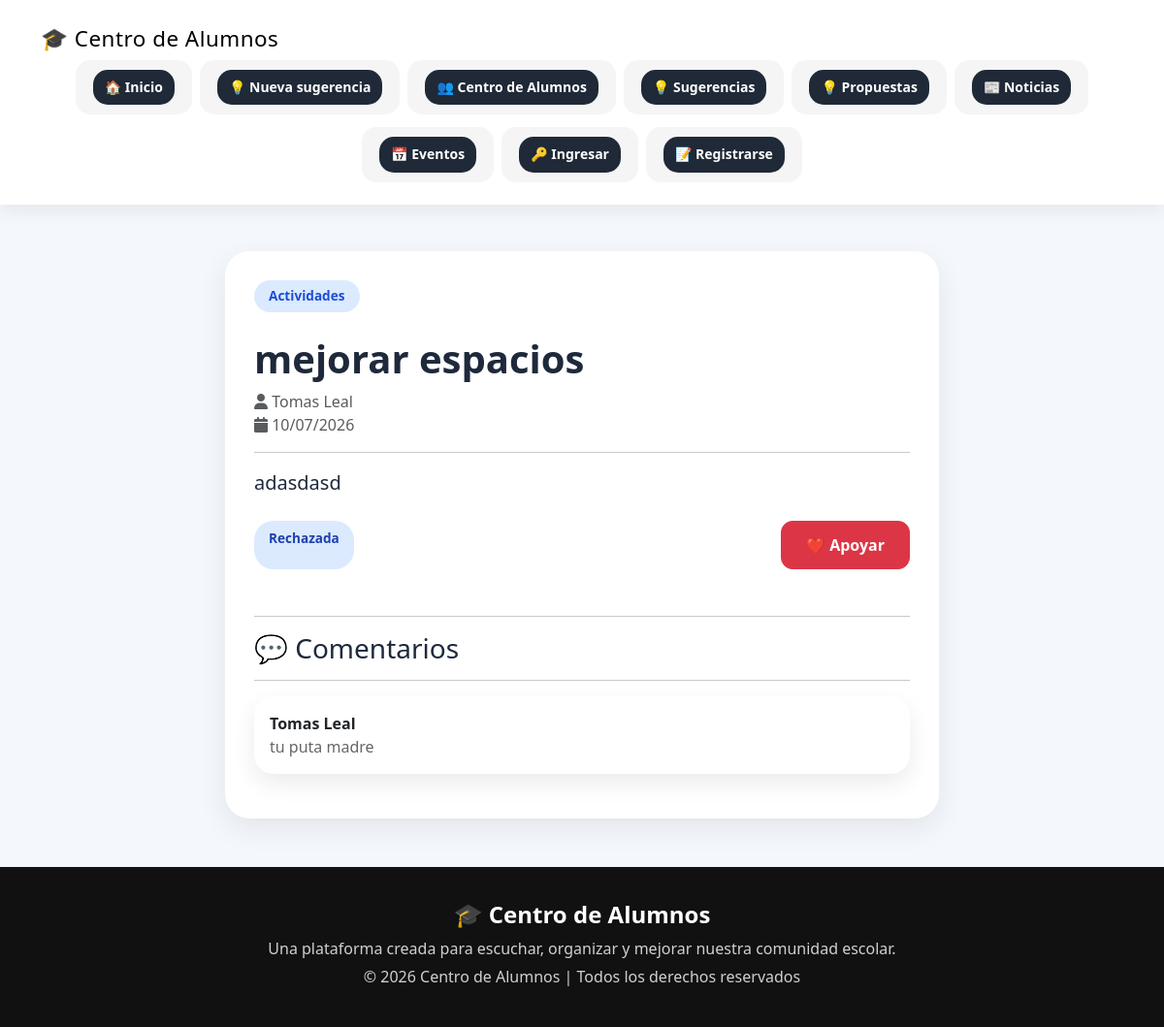
The app's page /sugerencias/1 with its own data.
### models.py (models this page shows, shortened)
class Sugerencia(db.Model):
    id = db.Column(
        db.Integer,
        primary_key=True
    )
    titulo = db.Column(
        db.String(200),
        nullable=False
    )
    descripcion = db.Column(
        db.Text,
        nullable=False
    )
    categoria = db.Column(
        db.String(100)
    )
    imagen = db.Column(
        db.String(200)
    )
    estado = db.Column(
        db.String(50),
        default="Pendiente"
    )
    fecha = db.Column(
        db.DateTime,
        default=datetime.utcnow
    )
    vistas = db.Column(
        db.Integer,
        default=0
    )
    usuario_id = db.Column(
        db.Integer,
        db.ForeignKey("usuario.id"),
        nullable=False
    )
    comentarios = db.relationship(
        "Comentario",
        backref="sugerencia",
        lazy=True,
        cascade="all, delete"
    )
    apoyos = db.relationship(
        "Apoyo",
        backref="sugerencia",
        lazy=True,
        cascade="all, delete"
    )

class Usuario(db.Model, UserMixin):
    id = db.Column(db.Integer, primary_key=True)
    nombre = db.Column(
        db.String(100),
        nullable=False
    )
    correo = db.Column(
        db.String(150),
        unique=True,
        nullable=False
    )
    contraseña = db.Column(
        db.String(200),
        nullable=False
    )
    curso = db.Column(
        db.String(50)
    )
    foto = db.Column(
        db.String(200),
        default="default.png"
    )
    administrador = db.Column(
        db.Boolean,
        default=False
    )
    rol = db.Column(
        db.String(50),
        default="Estudiante"
    )
    fecha_registro = db.Column(
        db.DateTime,
        default=datetime.utcnow
    )
    sugerencias = db.relationship(
        "Sugerencia",
        backref="autor",
        lazy=True
    )
    comentarios = db.relationship(
        "Comentario",
        backref="autor",
        lazy=True
    )

class Comentario(db.Model):
    id = db.Column(
        db.Integer,
        primary_key=True
    )
    contenido = db.Column(
        db.Text,
        nullable=False
    )
    fecha = db.Column(
        db.DateTime,
        default=datetime.utcnow
    )
    usuario_id = db.Column(
        db.Integer,
        db.ForeignKey("usuario.id")
    )
    sugerencia_id = db.Column(
        db.Integer,
        db.ForeignKey("sugerencia.id")
    )

### routes/sugerencias.py (the view)
@sugerencias.route("/sugerencias/<int:id>")
def detalle(id):
    sugerencia = Sugerencia.query.get_or_404(id)
    sugerencia.vistas += 1
    db.session.commit()
    return render_template(
        "detalle_sugerencia.html",
        sugerencia=sugerencia
    )

### templates/detalle_sugerencia.html (shortened to what this page needs)
{% extends "base.html" %}
{% block content %}
<section class="container mt-5 mb-5">
<div class="row justify-content-center">
<div class="col-lg-8">
<div class="suggestion-box">
<span class="category-badge">
{{ sugerencia.categoria }}
</span>
<h1 class="mt-4 fw-bold">
{{ sugerencia.titulo }}
</h1>
<p class="text-muted">
<i class="fa-solid fa-user"></i>
{{ sugerencia.autor.nombre }}
<br>
<i class="fa-solid fa-calendar"></i>
{{ sugerencia.fecha.strftime('%d/%m/%Y') }}
</p>
<hr>
<p class="fs-5">
{{ sugerencia.descripcion }}
</p>
<div class="d-flex justify-content-between mt-4">
<span class="status status-review">
{{ sugerencia.estado }}
</span>
<a href="/sugerencias/{{ sugerencia.id }}/apoyar"
class="btn btn-danger">
❤️ Apoyar
</a>
</div>
<hr class="mt-5">
<h3>
💬 Comentarios
</h3>
<hr>
{% for comentario in sugerencia.comentarios %}
<div class="card mb-3">
<div class="card-body">
<strong>
{{ comentario.autor.nombre }}
</strong>
<p class="mb-0">
{{ comentario.contenido }}
</p>
</div>
</div>
{% else %}
<p class="text-muted">
Todavía no hay comentarios.
</p>
{% endfor %}
</div>
</div>
</div>
</section>
{% endblock %}

### static/css/style.css (style rules this page uses)
* { margin:0; padding:0; box-sizing:border-box; }
body { font-family: "Segoe UI", Arial, sans-serif; background:#f4f7fb; color:#1e293b; min-height:100vh; }
.btn { border-radius:12px; transition:.3s; }
.card { border:none; border-radius:20px; overflow:hidden; box-shadow: 0 10px 25px rgba(0,0,0,.08); transition:.3s; }
.suggestion-box { background:white; border-radius:25px; padding:30px; box-shadow: 0 10px 30px rgba(0,0,0,.08); transition:.35s; height:100%; }
.category-badge { display:inline-block; background:#dbeafe; color:#1d4ed8; padding: 6px 15px; border-radius:50px; font-size:.85rem; font-weight:600; }
.status { padding: 6px 15px; border-radius:50px; font-size:.85rem; font-weight:700; }
.status-review { background:#dbeafe; color:#1e40af; }
.card, .stat-card, .dashboard-card, .suggestion-box { animation: aparecer .6s ease; }
html { scroll-behavior:smooth; }
.status { padding:8px 15px; border-radius:20px; font-weight:bold; }
.card { border:none; border-radius:20px; transition:.3s; }
.card { border-radius: 20px; transition: 0.3s; border: none; }
.btn { border-radius: 12px; padding: 12px 25px; font-weight: bold; }
.card p { color:#666; }

### records on screen
Sugerencia: categoria "Actividades", titulo "mejorar espacios", fecha "10/07/2026", descripcion "adasdasd", estado "Rechazada"
Usuario: autor.nombre "Tomas Leal"
Comentario: autor.nombre "Tomas Leal", contenido "tu puta madre"
